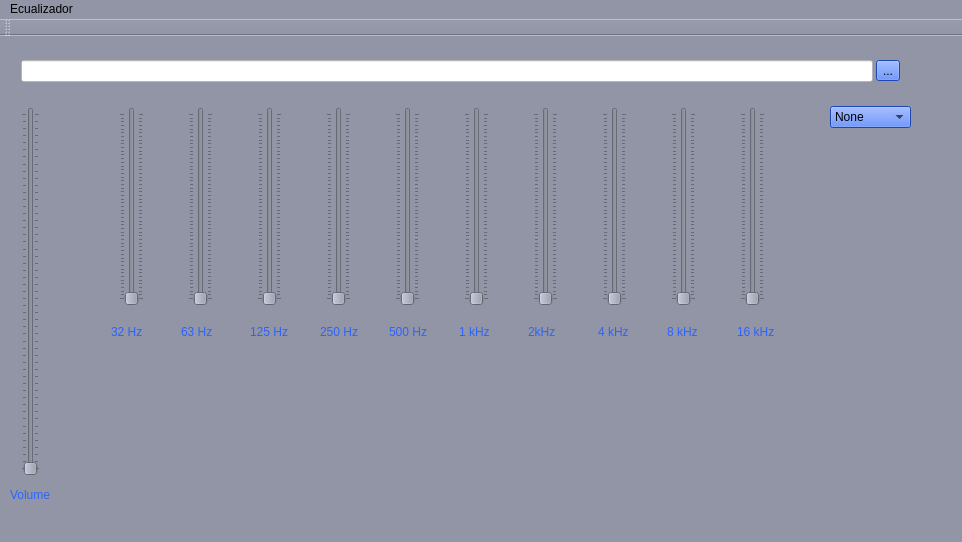
<?xml version="1.0" encoding="UTF-8"?>
<ui version="4.0">
 <class>MainWindow</class>
 <widget class="QMainWindow" name="MainWindow">
  <property name="geometry">
   <rect>
    <x>0</x>
    <y>0</y>
    <width>962</width>
    <height>542</height>
   </rect>
  </property>
  <property name="windowTitle">
   <string>MainWindow</string>
  </property>
  <property name="styleSheet">
   <string notr="true">background-color: rgb(146, 149, 166);</string>
  </property>
  <widget class="QWidget" name="centralWidget">
   <widget class="QWidget" name="verticalLayoutWidget">
    <property name="geometry">
     <rect>
      <x>10</x>
      <y>10</y>
      <width>901</width>
      <height>51</height>
     </rect>
    </property>
    <layout class="QVBoxLayout" name="verticalLayout" stretch="0">
     <item>
      <layout class="QHBoxLayout" name="horizontalLayout">
       <property name="spacing">
        <number>3</number>
       </property>
       <item>
        <widget class="QLineEdit" name="fileEdit">
         <property name="styleSheet">
          <string notr="true">background-color: rgb(255, 255, 255);
gridline-color: rgb(42, 99, 255);</string>
         </property>
        </widget>
       </item>
       <item>
        <widget class="QToolButton" name="fileButton">
         <property name="styleSheet">
          <string notr="true">background-color: rgb(42, 99, 255);</string>
         </property>
         <property name="text">
          <string>...</string>
         </property>
        </widget>
       </item>
      </layout>
     </item>
    </layout>
   </widget>
   <widget class="QWidget" name="horizontalLayoutWidget">
    <property name="geometry">
     <rect>
      <x>10</x>
      <y>60</y>
      <width>41</width>
      <height>391</height>
     </rect>
    </property>
    <layout class="QHBoxLayout" name="Volumen">
     <item>
      <widget class="QSlider" name="volumen">
       <property name="styleSheet">
        <string notr="true"/>
       </property>
       <property name="maximum">
        <number>50</number>
       </property>
       <property name="orientation">
        <enum>Qt::Vertical</enum>
       </property>
       <property name="tickPosition">
        <enum>QSlider::TicksBothSides</enum>
       </property>
      </widget>
     </item>
    </layout>
   </widget>
   <widget class="QLabel" name="volume">
    <property name="geometry">
     <rect>
      <x>10</x>
      <y>450</y>
      <width>67</width>
      <height>17</height>
     </rect>
    </property>
    <property name="styleSheet">
     <string notr="true">font: 10pt &quot;Latin Modern Mono Prop&quot;;
color: rgb(42, 99, 255);</string>
    </property>
    <property name="text">
     <string>Volume</string>
    </property>
   </widget>
   <widget class="QWidget" name="horizontalLayoutWidget_2">
    <property name="geometry">
     <rect>
      <x>70</x>
      <y>60</y>
      <width>751</width>
      <height>221</height>
     </rect>
    </property>
    <layout class="QHBoxLayout" name="Filtros">
     <item>
      <widget class="QSlider" name="Filtro32">
       <property name="styleSheet">
        <string notr="true"/>
       </property>
       <property name="maximum">
        <number>50</number>
       </property>
       <property name="orientation">
        <enum>Qt::Vertical</enum>
       </property>
       <property name="tickPosition">
        <enum>QSlider::TicksBothSides</enum>
       </property>
      </widget>
     </item>
     <item>
      <widget class="QSlider" name="Filtro63">
       <property name="styleSheet">
        <string notr="true"/>
       </property>
       <property name="maximum">
        <number>50</number>
       </property>
       <property name="orientation">
        <enum>Qt::Vertical</enum>
       </property>
       <property name="tickPosition">
        <enum>QSlider::TicksBothSides</enum>
       </property>
      </widget>
     </item>
     <item>
      <widget class="QSlider" name="Filtro125">
       <property name="styleSheet">
        <string notr="true"/>
       </property>
       <property name="maximum">
        <number>50</number>
       </property>
       <property name="orientation">
        <enum>Qt::Vertical</enum>
       </property>
       <property name="tickPosition">
        <enum>QSlider::TicksBothSides</enum>
       </property>
      </widget>
     </item>
     <item>
      <widget class="QSlider" name="Filtro250">
       <property name="styleSheet">
        <string notr="true"/>
       </property>
       <property name="maximum">
        <number>50</number>
       </property>
       <property name="orientation">
        <enum>Qt::Vertical</enum>
       </property>
       <property name="tickPosition">
        <enum>QSlider::TicksBothSides</enum>
       </property>
      </widget>
     </item>
     <item>
      <widget class="QSlider" name="Filtro500">
       <property name="styleSheet">
        <string notr="true"/>
       </property>
       <property name="maximum">
        <number>50</number>
       </property>
       <property name="orientation">
        <enum>Qt::Vertical</enum>
       </property>
       <property name="tickPosition">
        <enum>QSlider::TicksBothSides</enum>
       </property>
      </widget>
     </item>
     <item>
      <widget class="QSlider" name="Filtro1k">
       <property name="styleSheet">
        <string notr="true"/>
       </property>
       <property name="maximum">
        <number>50</number>
       </property>
       <property name="orientation">
        <enum>Qt::Vertical</enum>
       </property>
       <property name="tickPosition">
        <enum>QSlider::TicksBothSides</enum>
       </property>
      </widget>
     </item>
     <item>
      <widget class="QSlider" name="Filtro2k">
       <property name="styleSheet">
        <string notr="true"/>
       </property>
       <property name="maximum">
        <number>50</number>
       </property>
       <property name="orientation">
        <enum>Qt::Vertical</enum>
       </property>
       <property name="tickPosition">
        <enum>QSlider::TicksBothSides</enum>
       </property>
      </widget>
     </item>
     <item>
      <widget class="QSlider" name="Filtro4k">
       <property name="styleSheet">
        <string notr="true"/>
       </property>
       <property name="maximum">
        <number>50</number>
       </property>
       <property name="orientation">
        <enum>Qt::Vertical</enum>
       </property>
       <property name="tickPosition">
        <enum>QSlider::TicksBothSides</enum>
       </property>
      </widget>
     </item>
     <item>
      <widget class="QSlider" name="Filtro8k">
       <property name="styleSheet">
        <string notr="true"/>
       </property>
       <property name="maximum">
        <number>50</number>
       </property>
       <property name="orientation">
        <enum>Qt::Vertical</enum>
       </property>
       <property name="tickPosition">
        <enum>QSlider::TicksBothSides</enum>
       </property>
      </widget>
     </item>
     <item>
      <widget class="QSlider" name="Filtro16k">
       <property name="styleSheet">
        <string notr="true"/>
       </property>
       <property name="maximum">
        <number>50</number>
       </property>
       <property name="orientation">
        <enum>Qt::Vertical</enum>
       </property>
       <property name="tickPosition">
        <enum>QSlider::TicksBothSides</enum>
       </property>
      </widget>
     </item>
    </layout>
   </widget>
   <widget class="QWidget" name="horizontalLayoutWidget_3">
    <property name="geometry">
     <rect>
      <x>100</x>
      <y>280</y>
      <width>711</width>
      <height>31</height>
     </rect>
    </property>
    <layout class="QHBoxLayout" name="Nombrefiltros">
     <item>
      <widget class="QLabel" name="F32">
       <property name="styleSheet">
        <string notr="true">font: 10pt &quot;Latin Modern Mono Prop&quot;;
color: rgb(42, 99, 255);</string>
       </property>
       <property name="text">
        <string>32 Hz</string>
       </property>
      </widget>
     </item>
     <item>
      <widget class="QLabel" name="F63">
       <property name="styleSheet">
        <string notr="true">font: 10pt &quot;Latin Modern Mono Prop&quot;;
color: rgb(42, 99, 255);</string>
       </property>
       <property name="text">
        <string>63 Hz</string>
       </property>
      </widget>
     </item>
     <item>
      <widget class="QLabel" name="F125">
       <property name="styleSheet">
        <string notr="true">font: 10pt &quot;Latin Modern Mono Prop&quot;;
color: rgb(42, 99, 255);</string>
       </property>
       <property name="text">
        <string>125 Hz</string>
       </property>
      </widget>
     </item>
     <item>
      <widget class="QLabel" name="F250">
       <property name="styleSheet">
        <string notr="true">font: 10pt &quot;Latin Modern Mono Prop&quot;;
color: rgb(42, 99, 255);</string>
       </property>
       <property name="text">
        <string>250 Hz</string>
       </property>
      </widget>
     </item>
     <item>
      <widget class="QLabel" name="F500">
       <property name="styleSheet">
        <string notr="true">font: 10pt &quot;Latin Modern Mono Prop&quot;;
color: rgb(42, 99, 255);</string>
       </property>
       <property name="text">
        <string>500 Hz</string>
       </property>
      </widget>
     </item>
     <item>
      <widget class="QLabel" name="F1k">
       <property name="styleSheet">
        <string notr="true">font: 10pt &quot;Latin Modern Mono Prop&quot;;
color: rgb(42, 99, 255);</string>
       </property>
       <property name="text">
        <string>1 kHz</string>
       </property>
      </widget>
     </item>
     <item>
      <widget class="QLabel" name="F2k">
       <property name="styleSheet">
        <string notr="true">font: 10pt &quot;Latin Modern Mono Prop&quot;;
color: rgb(42, 99, 255);</string>
       </property>
       <property name="text">
        <string>2kHz</string>
       </property>
      </widget>
     </item>
     <item>
      <widget class="QLabel" name="F4k">
       <property name="styleSheet">
        <string notr="true">font: 10pt &quot;Latin Modern Mono Prop&quot;;
color: rgb(42, 99, 255);</string>
       </property>
       <property name="text">
        <string>4 kHz</string>
       </property>
      </widget>
     </item>
     <item>
      <widget class="QLabel" name="F8k">
       <property name="styleSheet">
        <string notr="true">font: 10pt &quot;Latin Modern Mono Prop&quot;;
color: rgb(42, 99, 255);</string>
       </property>
       <property name="text">
        <string>8 kHz</string>
       </property>
      </widget>
     </item>
     <item>
      <widget class="QLabel" name="F16k">
       <property name="styleSheet">
        <string notr="true">color: rgb(42, 99, 255);
font: 10pt &quot;Latin Modern Mono Prop&quot;;</string>
       </property>
       <property name="text">
        <string>16 kHz</string>
       </property>
      </widget>
     </item>
    </layout>
   </widget>
   <widget class="QComboBox" name="Predetermiado">
    <property name="geometry">
     <rect>
      <x>830</x>
      <y>70</y>
      <width>81</width>
      <height>22</height>
     </rect>
    </property>
    <property name="styleSheet">
     <string notr="true">background-color: rgb(42, 99, 255);
font: 45 9pt &quot;URW Gothic L&quot;;</string>
    </property>
    <item>
     <property name="text">
      <string>None</string>
     </property>
    </item>
    <item>
     <property name="text">
      <string>Classical</string>
     </property>
    </item>
    <item>
     <property name="text">
      <string>Club</string>
     </property>
    </item>
    <item>
     <property name="text">
      <string>Dance</string>
     </property>
    </item>
    <item>
     <property name="text">
      <string>Full Bass &amp; Trebble</string>
     </property>
    </item>
    <item>
     <property name="text">
      <string>Full Trebble</string>
     </property>
    </item>
    <item>
     <property name="text">
      <string>Pop</string>
     </property>
    </item>
    <item>
     <property name="text">
      <string>Reggae</string>
     </property>
    </item>
    <item>
     <property name="text">
      <string>Rock</string>
     </property>
    </item>
    <item>
     <property name="text">
      <string>Techno</string>
     </property>
    </item>
   </widget>
  </widget>
  <widget class="QMenuBar" name="menuBar">
   <property name="geometry">
    <rect>
     <x>0</x>
     <y>0</y>
     <width>962</width>
     <height>19</height>
    </rect>
   </property>
   <widget class="QMenu" name="menuEcualizador">
    <property name="title">
     <string>Ecualizador</string>
    </property>
   </widget>
   <addaction name="menuEcualizador"/>
  </widget>
  <widget class="QToolBar" name="mainToolBar">
   <attribute name="toolBarArea">
    <enum>TopToolBarArea</enum>
   </attribute>
   <attribute name="toolBarBreak">
    <bool>false</bool>
   </attribute>
  </widget>
  <widget class="QStatusBar" name="statusBar"/>
 </widget>
 <layoutdefault spacing="6" margin="11"/>
 <resources/>
 <connections/>
</ui>
